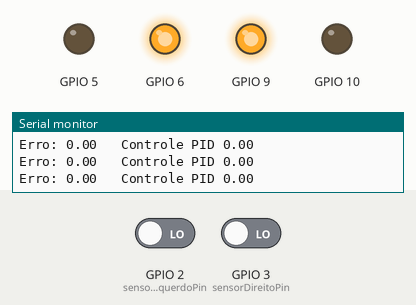
This sketch was run on a simulated ESP32. On the bench: output pins drawn as LEDs (lit = HIGH), the last lines printed to the serial monitor. The inputs (shaded band) are chosen by the test bench; at power-on: GPIO 2 (sensorEsquerdoPin) LOW, GPIO 3 (sensorDireitoPin) LOW.

Above: at 1.2 s.
1.3 s: GPIO 2 (sensorEsquerdoPin) driven HIGH
At 1.8 s:
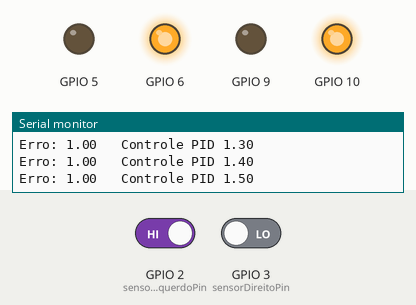
4.3 s: GPIO 2 (sensorEsquerdoPin) driven LOW and GPIO 3 (sensorDireitoPin) driven HIGH
At 7.1 s:
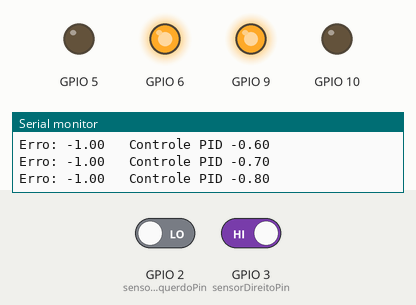
Timing chart, 0 to 13.3 s (numbered marks = the images above; inputs shaded):
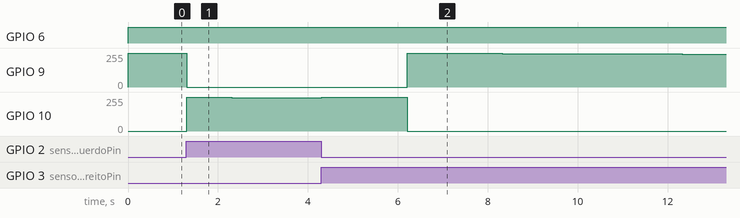

The sketch:

seguidor-de-linha.ino
```cpp
#include <Arduino.h>
#include "motor.h"
#include "robo.h"

// definir os pinos dos sensores
const int sensorEsquerdoPin = 2;
const int sensorDireitoPin = 3;

//definir os pinos dos motores
const int motorEsquerdoA = 9;
const int motorEsquerdoB = 10;
const int motorDireitoA = 6;
const int motorDireitoB = 5;

// constantes do PID
const float Kp = 1.0;       // ganho proporcional
const float Ki = 0.1;       // ganho integral
const float Kd = 0.5;       // ganho derivativo

// variáveis para PID
float erro = 0;             // erro atual
float erroAcumulado = 0;    // somo dos erros anteriores
float erroAnterior = 0;    // erro do ciclo anterior

// objetos para os motores e robõ
motor motor1(motorEsquerdoA, motorEsquerdoB, 1, 2, 1000, 8);  //motor 1
motor motor2(motorDireitoA, motorDireitoB, 3, 4, 1000, 8);    //motor 2
robo robo(&motor1, &motor2);        // instância do robô com os motores

void setup(){
    // configurações iniciais para os sensores
    pinMode(sensorEsquerdoPin, INPUT);      // configure o sensor esquerdo como entrada
    pinMode(sensorDireitoPin, INPUT);       // configure o sensor direitoo como entrada

    // inicializa a comunicação serial para depuração
    Serial.begin(9600);
}

void loop(){
    // leitura dos sensores de linha
    int sensorEsquerdo = digitalRead(sensorEsquerdoPin);
    int sensorDireito = digitalRead(sensorDireitoPin);

    // cálculo do erro (distância entre a posição atual e a desejada)
    erro = sensorEsquerdo - sensorDireito;

    // cálculo do componente proporcional (P)
    float P = Kp * erro;

    // cálculo do componente integral (I)
    erroAcumulado += erro;
    float I = Ki * erroAcumulado;

    // cálculo do componente derivativo (D)
    float D = Kd * (erro - erroAnterior);

    // cálculo do sinal de contrle total
    float controle = P + I + D;

    // aplica o controle ao movimento do robô
    aplicarControlePID(controle);

    // atualiza o erro anterior para o próximo ciclo
    erroAnterior = erro;

    // exibe os valores no monitor serial para monitoramento
    Serial.print("Erro: ");
    Serial.print(erro);
    Serial.print("   Controle PID ");
    Serial.println(controle);

    delay(100);  // delay para a próxima leitura
}

// função para aplicar o controle PID nos motores
void aplicarControlePID(float controle){
    controle = constrain(controle, -255, 255); //limita o controle entre -255 e 255

    if (controle > 0){
        // o robô vira para dirita
        robo.virarDireita(255 - controle);  // motor esquerdo gira mais devagar
    } else if (controle < 0){
        // o robô vira para esquerda
        robo.virarEsquerda(255 + controle); // motor direito gira mais devagar
    } else {
        // o robô vai para frente
        robo.irParaFrente(255, 255);        // ambos os motores vão a maxima velocidade
    }
}
```

motor.cpp
```cpp
#include "motor.h"
#include <Arduino.h>

// Definindo os canais PWM
int canal1 = 1;  // Canal PWM 1
int canal2 = 2;  // Canal PWM 2

motor::motor(int _pinIN1, int _pinIN2, int _canal1, int _canal2, int _frequencia, int _resolucao) {
    pinIN1 = _pinIN1;
    pinIN2 = _pinIN2;
    canal1 = _canal1;
    canal2 = _canal2;
    frequencia = _frequencia;
    resolucao = _resolucao;

    pinMode(pinIN1, OUTPUT);
    pinMode(pinIN2, OUTPUT);

    // Configura os canais PWM
    ledcSetup(canal1, frequencia, resolucao);
    ledcSetup(canal2, frequencia, resolucao);

    // Associa os pinos aos canais PWM
    ledcAttachPin(pinIN1, canal1);
    ledcAttachPin(pinIN2, canal2);
}

void motor::controlarPWM(int velocidade) {
    if (velocidade > 0) {
        ledcWrite(canal1, velocidade);  // Motor vai para frente
        ledcWrite(canal2, 0);           // Motor para trás desativado
    } else if (velocidade < 0) {
        ledcWrite(canal1, 0);           // Motor vai para trás
        ledcWrite(canal2, -velocidade); // Motor para frente desativado
    } else {
        ledcWrite(canal1, 0);  // Para o motor
        ledcWrite(canal2, 0);  // Para o motor
    }
}
```

motor.h
```cpp
#ifndef MOTOR_H // Garante que o código será incluído apenas uma vez
#define MOTOR_H

class motor {

private:
    int pinIN1;            // Pino de controle 1
    int pinIN2;            // Pino de controle 2
    int canal1;            // Canal de PWM 1
    int canal2;            // Canal de PWM 2
    int frequencia;        // Frequência do PWM
    int resolucao;         // Resolução do PWM

    void config();         // Método privado para configurar os canais PWM dos motores

public:
    motor(int _pinIN1, int _pinIN2, int _canal1, int _canal2, int _frequencia, int _resolucao); // Construtor
    void controlarPWM(int velocidade); // Controla a velocidade do motor
};

#endif
```

robo.cpp
```cpp
#include "robo.h"

robo::robo(motor *_m1, motor *_m2) : m1(_m1), m2(_m2) {}

void robo::irParaFrente(int velocidade1, int velocidade2)
{
    // ajusta a velocidade de cada motor para mover o robô para frente
    m1->controlarPWM(velocidade1);
    m2->controlarPWM(velocidade2);
}

void robo::parar()
{
    // para ambos os motores
    m1->controlarPWM(0); // motor 1 parado
    m2->controlarPWM(0); // motor 2 parado
}

void robo::irParaTras(int velocidade1, int velocidade2)
{
    // ajusta a direção para mover o robô para trás
    m1->controlarPWM(-velocidade1);
    m2->controlarPWM(-velocidade2);
}

void robo::virarEsquerda(int velocidade)
{
    // motor 1 vai para trás e motor 2 vai para frente, fazendo o robõ virar para a esquerda
    m1->controlarPWM(-velocidade);
    m1->controlarPWM(velocidade);
}

void robo::virarDireita(int velocidade)
{
    // motor 1 vai para frente e motor 2 vai para trás, fazendo o robõ virar para a direita
    m1->controlarPWM(velocidade);
    m1->controlarPWM(-velocidade);
}
```

robo.h
```cpp
#ifndef ROBO_H
#define ROBO_H
#include "motor.h"

class robo {
    private:
        motor* m1; // motor 1
        motor* m2; // motor 2

    public:

        robo(motor* _m1, motor* _m2); // construtor

        // move o robô para frente
        void irParaFrente(int velocidade1, int velocidade2);

        // parar o robô
        void parar();

        // move o robô para trás
        void irParaTras(int velocidade1, int velocidade2);

        // move o robô para a esquerda
        void virarEsquerda(int velocidade);

        // move o robô para a direita
        void virarDireita(int velocidade);

};

#endif
```

Measured:
- after the input at 1.3 s, GPIO 9: 255/255 → 0/255 at once; GPIO 10: 0/255 → 252/255 at once, → 251/255 1.0 s later, → 250/255 1.0 s later
- after the input at 4.3 s, GPIO 9: 0/255 → 255/255 after 1.9 s, → 253/255 0.10 s later, → 252/255 1.0 s later, → 251/255 1.0 s later, … (8 changes in this stretch)
